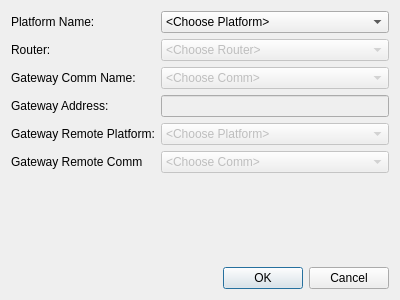
<?xml version="1.0" encoding="UTF-8"?>
<ui version="4.0">
 <class>CommVisAddGatewayDialog</class>
 <widget class="QDialog" name="CommVisAddGatewayDialog">
  <property name="geometry">
   <rect>
    <x>0</x>
    <y>0</y>
    <width>400</width>
    <height>300</height>
   </rect>
  </property>
  <property name="windowTitle">
   <string>Gateway</string>
  </property>
  <layout class="QVBoxLayout" name="verticalLayout_2">
   <item>
    <layout class="QFormLayout" name="mFormLayout">
     <item row="0" column="0">
      <widget class="QLabel" name="mPlatformNameLabel">
       <property name="text">
        <string>Platform Name:</string>
       </property>
      </widget>
     </item>
     <item row="2" column="0">
      <widget class="QLabel" name="mGatewayNameLabel">
       <property name="text">
        <string>Gateway Comm Name:</string>
       </property>
      </widget>
     </item>
     <item row="3" column="0">
      <widget class="QLabel" name="mGatewayAddressLabel">
       <property name="text">
        <string>Gateway Address:</string>
       </property>
      </widget>
     </item>
     <item row="3" column="1">
      <widget class="QLineEdit" name="mGatewayAddressLineEdit">
       <property name="enabled">
        <bool>false</bool>
       </property>
      </widget>
     </item>
     <item row="4" column="0">
      <widget class="QLabel" name="mGatewayRemotePlatformLabel">
       <property name="text">
        <string>Gateway Remote Platform:</string>
       </property>
      </widget>
     </item>
     <item row="5" column="0">
      <widget class="QLabel" name="mGatewayRemoteCommLabel">
       <property name="text">
        <string>Gateway Remote Comm</string>
       </property>
      </widget>
     </item>
     <item row="1" column="0">
      <widget class="QLabel" name="mRouterLabel">
       <property name="text">
        <string>Router:</string>
       </property>
      </widget>
     </item>
     <item row="1" column="1">
      <widget class="QComboBox" name="mRouterComboBox">
       <property name="enabled">
        <bool>false</bool>
       </property>
       <item>
        <property name="text">
         <string>&lt;Choose Router&gt;</string>
        </property>
       </item>
      </widget>
     </item>
     <item row="0" column="1">
      <widget class="QComboBox" name="mPlatformNameComboBox">
       <item>
        <property name="text">
         <string>&lt;Choose Platform&gt;</string>
        </property>
       </item>
      </widget>
     </item>
     <item row="4" column="1">
      <widget class="QComboBox" name="mRemotePlatformComboBox">
       <property name="enabled">
        <bool>false</bool>
       </property>
       <item>
        <property name="text">
         <string>&lt;Choose Platform&gt;</string>
        </property>
       </item>
      </widget>
     </item>
     <item row="5" column="1">
      <widget class="QComboBox" name="mRemoteCommComboBox">
       <property name="enabled">
        <bool>false</bool>
       </property>
       <item>
        <property name="text">
         <string>&lt;Choose Comm&gt;</string>
        </property>
       </item>
      </widget>
     </item>
     <item row="2" column="1">
      <widget class="QComboBox" name="mGatewayCommComboBox">
       <property name="enabled">
        <bool>false</bool>
       </property>
       <item>
        <property name="text">
         <string>&lt;Choose Comm&gt;</string>
        </property>
       </item>
      </widget>
     </item>
    </layout>
   </item>
   <item>
    <spacer name="verticalSpacer">
     <property name="orientation">
      <enum>Qt::Vertical</enum>
     </property>
     <property name="sizeHint" stdset="0">
      <size>
       <width>20</width>
       <height>40</height>
      </size>
     </property>
    </spacer>
   </item>
   <item>
    <widget class="QDialogButtonBox" name="buttonBox">
     <property name="orientation">
      <enum>Qt::Horizontal</enum>
     </property>
     <property name="standardButtons">
      <set>QDialogButtonBox::Cancel|QDialogButtonBox::Ok</set>
     </property>
    </widget>
   </item>
  </layout>
 </widget>
 <tabstops>
  <tabstop>mPlatformNameComboBox</tabstop>
  <tabstop>mRouterComboBox</tabstop>
  <tabstop>mGatewayCommComboBox</tabstop>
  <tabstop>mGatewayAddressLineEdit</tabstop>
  <tabstop>mRemotePlatformComboBox</tabstop>
  <tabstop>mRemoteCommComboBox</tabstop>
 </tabstops>
 <resources/>
 <connections>
  <connection>
   <sender>buttonBox</sender>
   <signal>accepted()</signal>
   <receiver>CommVisAddGatewayDialog</receiver>
   <slot>accept()</slot>
   <hints>
    <hint type="sourcelabel">
     <x>248</x>
     <y>254</y>
    </hint>
    <hint type="destinationlabel">
     <x>157</x>
     <y>274</y>
    </hint>
   </hints>
  </connection>
  <connection>
   <sender>buttonBox</sender>
   <signal>rejected()</signal>
   <receiver>CommVisAddGatewayDialog</receiver>
   <slot>reject()</slot>
   <hints>
    <hint type="sourcelabel">
     <x>316</x>
     <y>260</y>
    </hint>
    <hint type="destinationlabel">
     <x>286</x>
     <y>274</y>
    </hint>
   </hints>
  </connection>
 </connections>
</ui>
